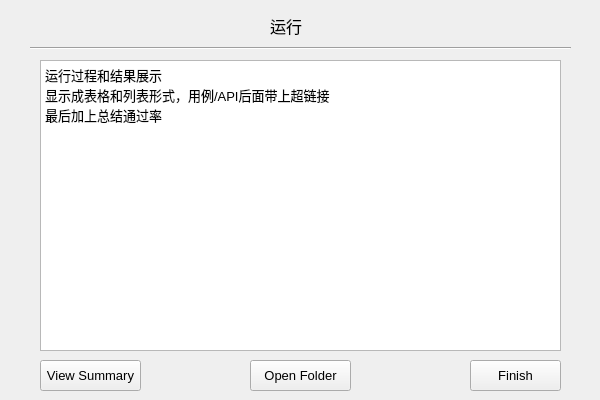
<?xml version="1.0" encoding="UTF-8"?>
<ui version="4.0">
 <class>run_Page</class>
 <widget class="QWidget" name="run_Page">
  <property name="geometry">
   <rect>
    <x>0</x>
    <y>0</y>
    <width>600</width>
    <height>400</height>
   </rect>
  </property>
  <property name="windowTitle">
   <string>Form</string>
  </property>
  <widget class="QTextBrowser" name="textBrowser">
   <property name="geometry">
    <rect>
     <x>40</x>
     <y>60</y>
     <width>521</width>
     <height>291</height>
    </rect>
   </property>
   <property name="font">
    <font>
     <pointsize>10</pointsize>
    </font>
   </property>
   <property name="html">
    <string>&lt;!DOCTYPE HTML PUBLIC &quot;-//W3C//DTD HTML 4.0//EN&quot; &quot;http://www.w3.org/TR/REC-html40/strict.dtd&quot;&gt;
&lt;html&gt;&lt;head&gt;&lt;meta name=&quot;qrichtext&quot; content=&quot;1&quot; /&gt;&lt;style type=&quot;text/css&quot;&gt;
p, li { white-space: pre-wrap; }
&lt;/style&gt;&lt;/head&gt;&lt;body style=&quot; font-family:'SimSun'; font-size:10pt; font-weight:400; font-style:normal;&quot;&gt;
&lt;p style=&quot; margin-top:0px; margin-bottom:0px; margin-left:0px; margin-right:0px; -qt-block-indent:0; text-indent:0px;&quot;&gt;运行过程和结果展示&lt;/p&gt;
&lt;p style=&quot; margin-top:0px; margin-bottom:0px; margin-left:0px; margin-right:0px; -qt-block-indent:0; text-indent:0px;&quot;&gt;显示成表格和列表形式，用例/API后面带上超链接&lt;/p&gt;
&lt;p style=&quot; margin-top:0px; margin-bottom:0px; margin-left:0px; margin-right:0px; -qt-block-indent:0; text-indent:0px;&quot;&gt;最后加上总结通过率&lt;/p&gt;&lt;/body&gt;&lt;/html&gt;</string>
   </property>
  </widget>
  <widget class="Line" name="line">
   <property name="geometry">
    <rect>
     <x>30</x>
     <y>40</y>
     <width>541</width>
     <height>16</height>
    </rect>
   </property>
   <property name="orientation">
    <enum>Qt::Horizontal</enum>
   </property>
  </widget>
  <widget class="QLabel" name="label">
   <property name="geometry">
    <rect>
     <x>270</x>
     <y>10</y>
     <width>51</width>
     <height>31</height>
    </rect>
   </property>
   <property name="font">
    <font>
     <family>微软雅黑</family>
     <pointsize>12</pointsize>
    </font>
   </property>
   <property name="text">
    <string>运行</string>
   </property>
  </widget>
  <widget class="QPushButton" name="runFinishBtn">
   <property name="geometry">
    <rect>
     <x>470</x>
     <y>360</y>
     <width>91</width>
     <height>31</height>
    </rect>
   </property>
   <property name="font">
    <font>
     <pointsize>10</pointsize>
    </font>
   </property>
   <property name="text">
    <string>Finish</string>
   </property>
  </widget>
  <widget class="QPushButton" name="runSummaryBtn">
   <property name="geometry">
    <rect>
     <x>40</x>
     <y>360</y>
     <width>101</width>
     <height>31</height>
    </rect>
   </property>
   <property name="font">
    <font>
     <pointsize>10</pointsize>
    </font>
   </property>
   <property name="text">
    <string>View Summary</string>
   </property>
  </widget>
  <widget class="QPushButton" name="runFolderBtn">
   <property name="geometry">
    <rect>
     <x>250</x>
     <y>360</y>
     <width>101</width>
     <height>31</height>
    </rect>
   </property>
   <property name="font">
    <font>
     <pointsize>10</pointsize>
    </font>
   </property>
   <property name="text">
    <string>Open Folder</string>
   </property>
  </widget>
 </widget>
 <resources/>
 <connections/>
</ui>
